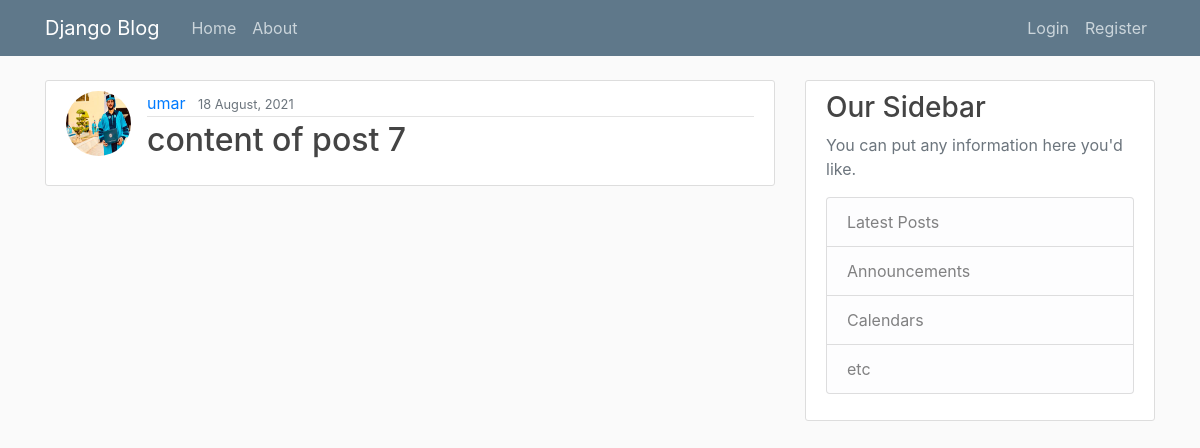
Before: /post/10/ with the older database file.
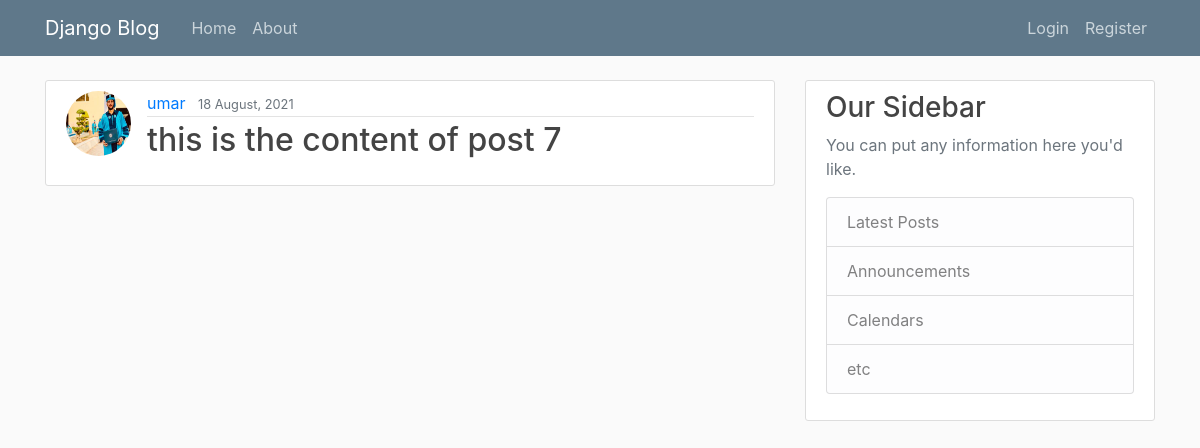
After: the same page with the newer database file.
### blog/models.py (models this page shows, shortened)
class Post(models.Model):
    title=models.CharField(max_length=40)
    content=models.TextField()
    date_posted=models.DateTimeField(default=timezone.now)
    author=models.ForeignKey(User, on_delete=models.CASCADE)

### users/models.py (models this page shows, shortened)
class Profile(models.Model):
    user = models.OneToOneField(User, on_delete=models.CASCADE)
    image=models.ImageField(default='default.jpg', upload_to='profile_pics')

### blog/views.py (the view)
# urls.py: path('post/<int:pk>/', PostDetailview.as_view(), name='post-detail'),
class PostDetailview(DetailView):
    model= Post

### blog/templates/blog/post_detail.html (shortened to what this page needs)
{% extends 'blog/base.html' %}
{% block content %}
<article class="media content-section">
    <img class="rounded-circle article-img" src="{{ object.author.profile.image.url }}">
    <div class="media-body">
        <div class="article-metadata">
        <a class="mr-2" href="{% url 'user-posts' post.author.username %}">{{ object.author }}</a>
        <small class="text-muted">{{ object.date_posted |date:'d F, Y' }}</small>
        </div>
        <h2 class="article-title" {{ object.title }}</h2>
        <p class="article-content">{{ object.content }}</p>
    </div>
</article>
{% endblock content %}

Changed rows visible on the page:
changed Post "umar": content "content of post 7" → "this is the content of post 7"
